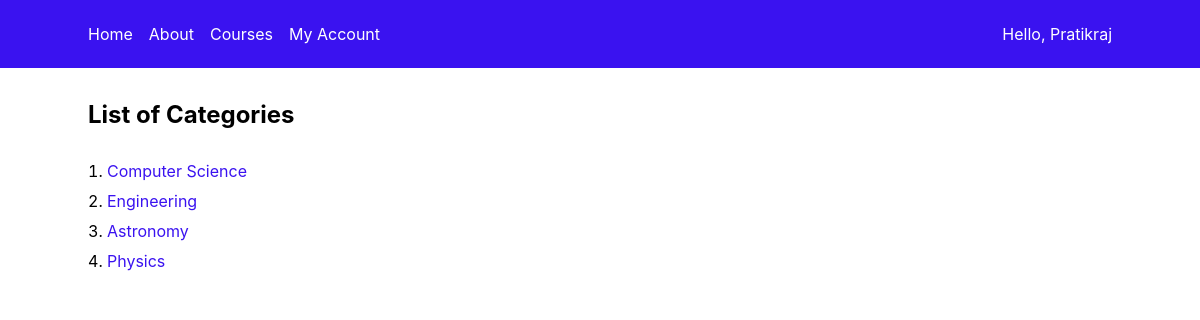
The app's page /index/ with its own data.
### myapp/models.py (models this page shows, shortened)
class Category(models.Model):
    name = models.CharField(max_length=100)

### myapp/views.py (the view)
# urls.py: path('index/', views.index, name='index'),
def index(request):
    category_list = Category.objects.all().order_by('id')[:10]
    course_list = Course.objects.all().order_by('-price')[:5]
    '''View
    response = HttpResponse()
    heading1 = '<h2> List of categories: </h2>'
    response.write(heading1)
    for category in category_list:
        para = '<p>' + str(category.id) + ': ' + '<a href="/myapp/category/' + str(category.id) + '">' + str(category) + '</a>' + '</p>'
        response.write(para)
    heading2 = '<br /><br /><h2> List of courses (sorted by price, descending): </h2>'
    response.write(heading2)
    for course in course_list:
        para = '<p>' + str(course) + ' - Price: $' + str(course.price) + '</p>'
        response.write(para)
    link = f'<br /><br /><a href="/myapp/about/">About Page</a>'
    response.write(link)

    return response
    '''
    return render(request, 'myapp/index0.html', {'category_list': category_list})

### myapp/templates/myapp/index0.html (shortened to what this page needs)
{% extends 'myapp/base.html' %}
{% block body_block %}
    {% if category_list %}
        <h2>List of Categories</h2>
        <ol>
            {% for category in category_list %}
                <li><a href="{% url 'detail' category.id %}">{{ category.name }}</a></li>
            {% endfor %}
        </ol>
    {% else %}
        <strong>There are no available categories!</strong>
    {% endif %}
{% endblock %}

### myapp/static/myapp/style.css (style rules this page uses)
* { margin: 0; padding: 0; box-sizing: border-box; font-family: -apple-system, BlinkMacSystemFont, "Segoe UI", ui-system, sans-serif; }
html { width: 100%; }
body { width: 100%; }
a { text-decoration: none; color: #3a12f0; margin-top: 1rem; }
h2 { margin-bottom: 2rem; }
ul, ol { list-style-position: inside; }
li { margin-bottom: 10px; }

### records on screen
Category: name "Computer Science"
Category: name "Engineering"
Category: name "Astronomy"
Category: name "Physics"
